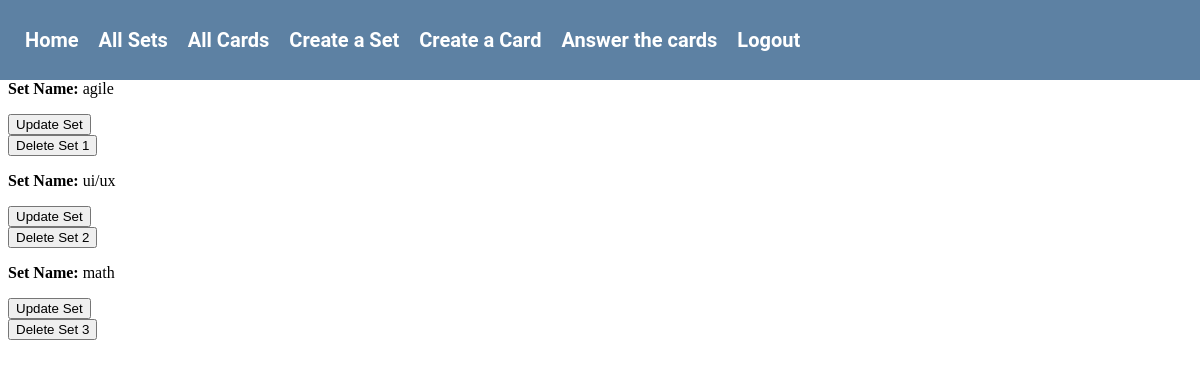
Screenshot of /all/sets/ (signed in) with the database file from the repository.
### models.py (models this page shows)
class Flashcard_set(db.Model):
    set_id=mapped_column(Integer, primary_key=True, autoincrement=True)
    name = mapped_column(String(200), nullable=False)
    customer_id = mapped_column(Integer, ForeignKey(Customer.id), nullable=False)
    description = mapped_column(String(200), nullable=True)
    customer = relationship("Customer", back_populates="set")
    card = relationship("Flashcard", back_populates="set", cascade="all, delete-orphan")

### routes/sets.py (the view)
@sets_bp.route('/') # display all sets
@login_required
def sets_page():
    all_sets = db.session.query(Flashcard_set).filter_by(customer_id=current_user.id).all()
    return render_template("sets.html", sets=all_sets)

### app.py (called while the page is built)
@login_manager.user_loader
def load_user(user_id):
    return Customer.query.get(int(user_id))

### templates/sets.html
{% extends "base.html" %}
{% block content %}
<h1> All Sets </h1>
{% for set in sets %}
<p>
    <strong>Set Name:</strong>
    <span>
        {{ set.name }}
    </span>
    <span>
        <form action="{{ url_for('api_sets.view_update_set', set_id=set.set_id) }}">
            <button type="submit"> Update Set </button>
        </form>
    </span>
    <form method="POST" action="{{ url_for('api_sets.delete_set', set_id=set.set_id) }}">
        <button type="submit"> Delete Set {{ set.set_id }} </button>
    </form>
</p>
{% endfor %}
{% endblock %}

### rows the page displays
Flashcard_set: name "agile", set_id "1"
Flashcard_set: name "ui/ux", set_id "2"
Flashcard_set: name "math", set_id "3"
